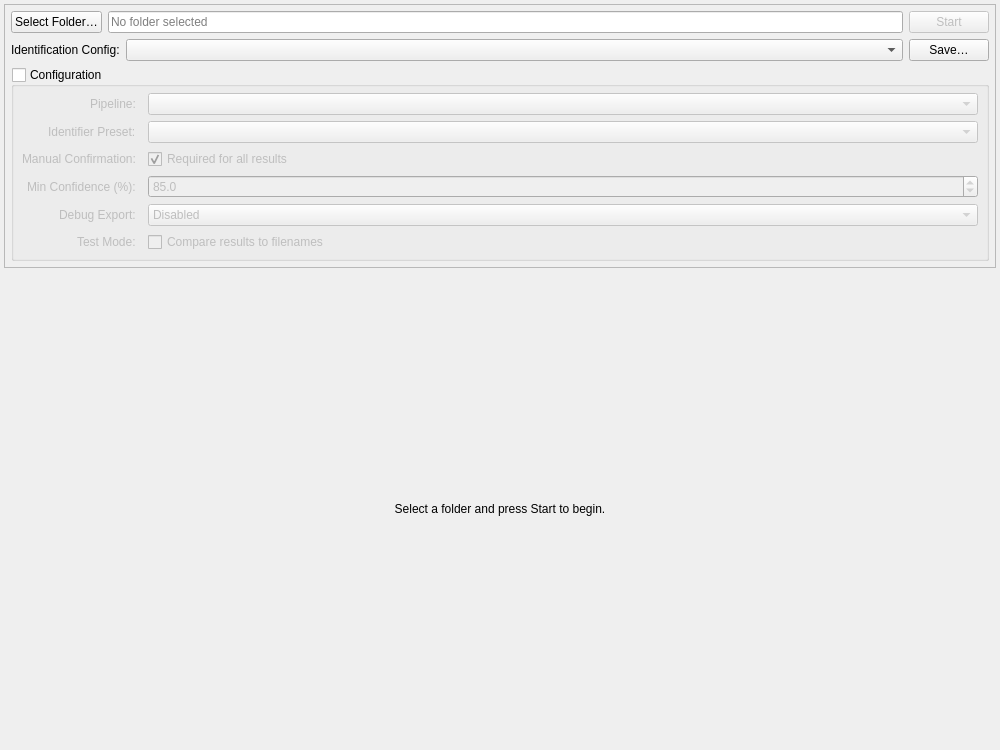
<?xml version="1.0" encoding="UTF-8"?>
<ui version="4.0">
 <class>SciBitWidget</class>
 <widget class="QWidget" name="SciBitWidget">
  <property name="geometry">
   <rect>
    <x>0</x>
    <y>0</y>
    <width>1000</width>
    <height>750</height>
   </rect>
  </property>
  <property name="windowTitle">
   <string>SCIBIT</string>
  </property>
  <layout class="QVBoxLayout" name="main_layout">
   <property name="spacing">
    <number>4</number>
   </property>
   <property name="leftMargin">
    <number>4</number>
   </property>
   <property name="topMargin">
    <number>4</number>
   </property>
   <property name="rightMargin">
    <number>4</number>
   </property>
   <property name="bottomMargin">
    <number>4</number>
   </property>

   <!-- Control bar -->
   <item>
    <widget class="QFrame" name="control_bar_frame">
     <property name="frameShape">
      <enum>QFrame::Shape::StyledPanel</enum>
     </property>
     <property name="frameShadow">
      <enum>QFrame::Shadow::Raised</enum>
     </property>
     <layout class="QVBoxLayout" name="control_bar_layout">
      <property name="spacing">
       <number>6</number>
      </property>
      <property name="leftMargin">
       <number>6</number>
      </property>
      <property name="topMargin">
       <number>6</number>
      </property>
      <property name="rightMargin">
       <number>6</number>
      </property>
      <property name="bottomMargin">
       <number>6</number>
      </property>

      <!-- Row 1: Folder + Start/Stop -->
      <item>
       <layout class="QHBoxLayout" name="folder_row_layout">
        <property name="spacing">
         <number>6</number>
        </property>
        <item>
         <widget class="QPushButton" name="select_folder_btn">
          <property name="text">
           <string>Select Folder…</string>
          </property>
          <property name="minimumWidth">
           <number>110</number>
          </property>
         </widget>
        </item>
        <item>
         <widget class="QLineEdit" name="folder_path_edit">
          <property name="readOnly">
           <bool>true</bool>
          </property>
          <property name="placeholderText">
           <string>No folder selected</string>
          </property>
         </widget>
        </item>
        <item>
         <widget class="QPushButton" name="start_btn">
          <property name="text">
           <string>Start</string>
          </property>
          <property name="minimumWidth">
           <number>80</number>
          </property>
          <property name="enabled">
           <bool>false</bool>
          </property>
         </widget>
        </item>
       </layout>
      </item>

      <!-- Row 2: Identification Config -->
      <item>
       <layout class="QHBoxLayout" name="identification_config_row_layout">
        <property name="spacing">
         <number>6</number>
        </property>
        <item>
         <widget class="QLabel" name="identification_config_label">
          <property name="text">
           <string>Identification Config:</string>
          </property>
         </widget>
        </item>
        <item>
         <widget class="QComboBox" name="identification_config_combo">
          <property name="sizePolicy">
           <sizepolicy hsizetype="Expanding" vsizetype="Fixed">
            <horstretch>1</horstretch>
            <verstretch>0</verstretch>
           </sizepolicy>
          </property>
          <property name="toolTip">
           <string>Select a saved identification configuration to restore all pipeline settings, or save the current settings as a new configuration.</string>
          </property>
         </widget>
        </item>
        <item>
         <widget class="QPushButton" name="save_config_btn">
          <property name="text">
           <string>Save…</string>
          </property>
          <property name="minimumWidth">
           <number>70</number>
          </property>
          <property name="toolTip">
           <string>Save the current pipeline and stage configuration under a name.</string>
          </property>
         </widget>
        </item>
       </layout>
      </item>

      <!-- Row 3: Configuration group (collapsible) -->
      <item>
       <widget class="QGroupBox" name="config_group">
        <property name="title">
         <string>Configuration</string>
        </property>
        <property name="checkable">
         <bool>true</bool>
        </property>
        <property name="checked">
         <bool>false</bool>
        </property>
        <layout class="QFormLayout" name="config_form_layout">
         <property name="labelAlignment">
          <set>Qt::AlignmentFlag::AlignRight|Qt::AlignmentFlag::AlignVCenter</set>
         </property>
         <property name="horizontalSpacing">
          <number>12</number>
         </property>
         <property name="verticalSpacing">
          <number>6</number>
         </property>
         <property name="leftMargin">
          <number>8</number>
         </property>
         <property name="topMargin">
          <number>6</number>
         </property>
         <property name="rightMargin">
          <number>8</number>
         </property>
         <property name="bottomMargin">
          <number>6</number>
         </property>

         <item row="0" column="0">
          <widget class="QLabel" name="pipeline_label">
           <property name="text">
            <string>Pipeline:</string>
           </property>
          </widget>
         </item>
         <item row="0" column="1">
          <widget class="QComboBox" name="pipeline_combo">
           <property name="minimumWidth">
            <number>220</number>
           </property>
           <property name="toolTip">
            <string>Select the processing pipeline to use for this run.</string>
           </property>
          </widget>
         </item>

         <item row="1" column="0">
          <widget class="QLabel" name="preset_label">
           <property name="text">
            <string>Identifier Preset:</string>
           </property>
          </widget>
         </item>
         <item row="1" column="1">
          <widget class="QComboBox" name="preset_combo">
           <property name="minimumWidth">
            <number>220</number>
           </property>
           <property name="toolTip">
            <string>Pattern that the recognised identifier must match.</string>
           </property>
          </widget>
         </item>

         <item row="2" column="0">
          <widget class="QLabel" name="manual_confirmation_label">
           <property name="text">
            <string>Manual Confirmation:</string>
           </property>
          </widget>
         </item>
         <item row="2" column="1">
          <widget class="QCheckBox" name="manual_confirmation_check">
           <property name="text">
            <string>Required for all results</string>
           </property>
           <property name="checked">
            <bool>true</bool>
           </property>
          </widget>
         </item>

         <item row="3" column="0">
          <widget class="QLabel" name="confidence_label">
           <property name="text">
            <string>Min Confidence (%):</string>
           </property>
          </widget>
         </item>
         <item row="3" column="1">
          <widget class="QDoubleSpinBox" name="confidence_spin">
           <property name="minimum">
            <double>0.000000000000000</double>
           </property>
           <property name="maximum">
            <double>100.000000000000000</double>
           </property>
           <property name="singleStep">
            <double>1.000000000000000</double>
           </property>
           <property name="decimals">
            <number>1</number>
           </property>
           <property name="value">
            <double>85.000000000000000</double>
           </property>
          </widget>
         </item>

         <item row="4" column="0">
          <widget class="QLabel" name="debug_mode_label">
           <property name="text">
            <string>Debug Export:</string>
           </property>
          </widget>
         </item>
         <item row="4" column="1">
          <widget class="QComboBox" name="debug_mode_combo">
           <property name="minimumWidth">
            <number>160</number>
           </property>
           <item>
            <property name="text">
             <string>Disabled</string>
            </property>
           </item>
           <item>
            <property name="text">
             <string>Calibration Only</string>
            </property>
           </item>
           <item>
            <property name="text">
             <string>All</string>
            </property>
           </item>
          </widget>
         </item>

         <item row="5" column="0">
          <widget class="QLabel" name="test_mode_label">
           <property name="text">
            <string>Test Mode:</string>
           </property>
          </widget>
         </item>
         <item row="5" column="1">
          <widget class="QCheckBox" name="test_mode_check">
           <property name="text">
            <string>Compare results to filenames</string>
           </property>
           <property name="toolTip">
            <string>When checked, the recognised identifier of each batch image is compared to the source file's stem. An accuracy summary is logged after batch completes.</string>
           </property>
           <property name="checked">
            <bool>false</bool>
           </property>
          </widget>
         </item>

        </layout>
       </widget>
      </item>

     </layout>
    </widget>
   </item>

   <!-- Process area -->
   <item>
    <widget class="QFrame" name="process_area_frame">
     <property name="frameShape">
      <enum>QFrame::Shape::NoFrame</enum>
     </property>
     <property name="frameShadow">
      <enum>QFrame::Shadow::Plain</enum>
     </property>
     <property name="sizePolicy">
      <sizepolicy hsizetype="Expanding" vsizetype="Expanding">
       <horstretch>0</horstretch>
       <verstretch>1</verstretch>
      </sizepolicy>
     </property>
     <layout class="QVBoxLayout" name="process_area_layout">
      <property name="spacing">
       <number>0</number>
      </property>
      <property name="leftMargin">
       <number>0</number>
      </property>
      <property name="topMargin">
       <number>0</number>
      </property>
      <property name="rightMargin">
       <number>0</number>
      </property>
      <property name="bottomMargin">
       <number>0</number>
      </property>
      <item>
       <widget class="QLabel" name="process_placeholder_label">
        <property name="text">
         <string>Select a folder and press Start to begin.</string>
        </property>
        <property name="alignment">
         <set>Qt::AlignmentFlag::AlignCenter</set>
        </property>
       </widget>
      </item>
     </layout>
    </widget>
   </item>

  </layout>
 </widget>
</ui>
